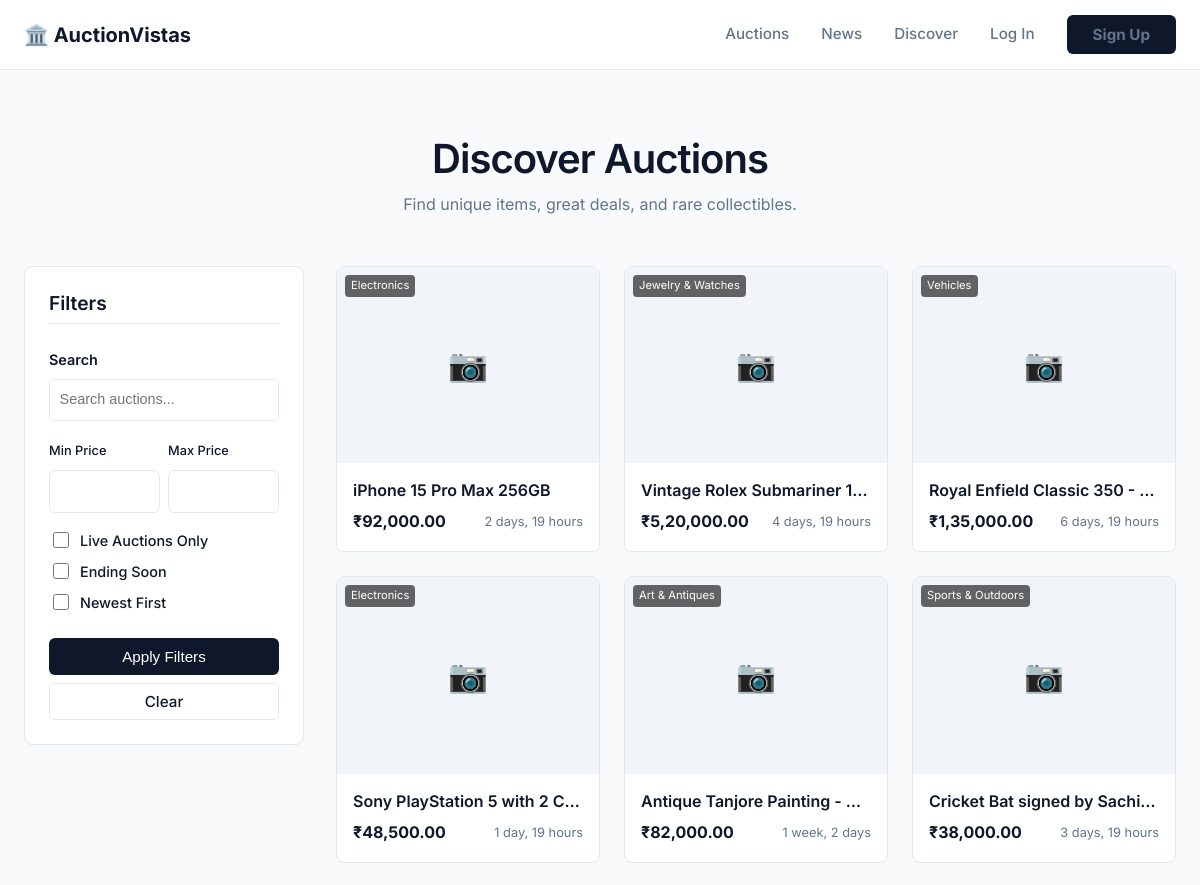
Page /discover/ (upper part) on the earlier database version.
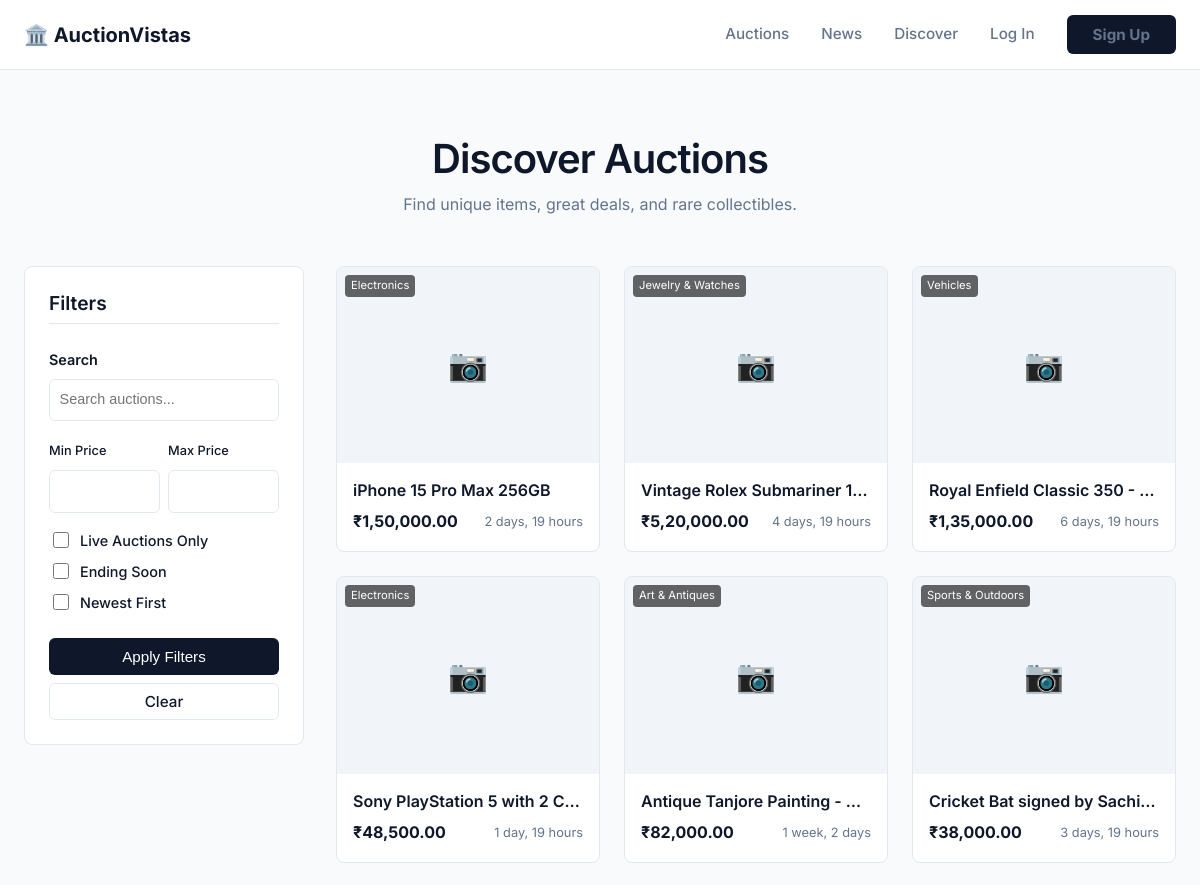
Same page on the later database version.
### auctions/models.py (models this page shows, shortened)
class Auction(models.Model):
    title = models.CharField(max_length=255)
    description = models.TextField()
    starting_price = models.DecimalField(max_digits=20, decimal_places=2)
    current_price = models.DecimalField(max_digits=20, decimal_places=2, default=0)
    end_time = models.DateTimeField()
    owner = models.ForeignKey(User, on_delete=models.CASCADE, related_name='auctions')
    is_active = models.BooleanField(default=True)
    created_at = models.DateTimeField(auto_now_add=True)
    image = models.ImageField(upload_to='auction_images/', null=True, blank=True)
    category = models.ForeignKey(
        Category,
        on_delete=models.SET_NULL,
        null=True,
        blank=True,
        related_name='auctions'
    )
    is_featured = models.BooleanField(default=False)
    featured_order = models.IntegerField(default=0)
    banner_image = models.ImageField(upload_to='auction_banners/', null=True, blank=True)
    view_count = models.PositiveIntegerField(default=0)

class Category(models.Model):
    name = models.CharField(max_length=100, unique=True)
    slug = models.SlugField(max_length=100, unique=True)
    description = models.TextField(blank=True)
    is_active = models.BooleanField(default=True)
    order = models.IntegerField(default=0)
    created_at = models.DateTimeField(auto_now_add=True)
    class Meta:
        verbose_name_plural = "Categories"
        ordering = ['order', 'name']

### auction_discovery/views.py (the view, shortened to what this page needs)
# urls.py: path("", discover_auctions, name="discover_auctions"),
def discover_auctions(request):
    form = AuctionSearchForm(request.GET or None)
    auctions = Auction.objects.all()
    categories = Category.objects.filter(is_active=True)
    return render(
        request,
        "auction_discovery/discover.html",
        {
            "form": form,
            "auctions": auctions,
            "categories": categories
        }
    )

### auction_discovery/forms.py
class AuctionSearchForm(forms.Form):
    q = forms.CharField(
        required=False,
        label="Search",
        widget=forms.TextInput(attrs={"placeholder": "Search auctions..."})
    )
    category = forms.ModelChoiceField(
        queryset=Category.objects.filter(is_active=True),
        required=False,
        empty_label="All Categories"
    )
    min_price = forms.DecimalField(required=False, min_value=0)
    max_price = forms.DecimalField(required=False, min_value=0)
    live_only = forms.BooleanField(required=False)
    ending_soon = forms.BooleanField(required=False)
    newest = forms.BooleanField(required=False)

### auctions/templatetags/indian_format.py (called while the page is built)
def indian_currency(value):
    try:
        value = float(value)
    except (ValueError, TypeError):
        return value
    s = str(int(value))
    if len(s) > 3:
        last3 = s[-3:]
        rest = s[:-3]
        rest = ','.join([rest[max(i-2,0):i] for i in range(len(rest), 0, -2)][::-1]).lstrip(',')
        formatted = rest + ',' + last3
    else:
        formatted = s
    decimals = f"{value:.2f}".split('.')[-1]
    return f"{formatted}.{decimals}"

### auction_discovery/templates/auction_discovery/discover.html (shortened to what the changed rows need)
{% extends "base.html" %}
{% load indian_format %}
{% load static %}
{% block content %}
<div class="container" style="padding: 2rem 0;">
  <div style="text-align: center; margin-bottom: 3rem;">
    <h1 style="font-size: 2.5rem; color: var(--text-main); margin-bottom: 0.5rem;">Discover Auctions</h1>
  </div>
  <div style="display: grid; grid-template-columns: 280px 1fr; gap: 2rem; align-items: start;">
    <div>
      {% if auctions %}
      <div style="display: grid; grid-template-columns: repeat(auto-fill, minmax(260px, 1fr)); gap: 1.5rem;">
        {% for auction in auctions %}
        <div class="card">
          <a href="{% url 'auction_detail' auction.id %}"
            style="text-decoration: none; color: inherit; display: block;">
            <div style="aspect-ratio: 4/3; overflow: hidden; background-color: #f1f5f9; position: relative;">
              {% if auction.image %}
              <img src="{{ auction.image.url }}" alt="{{ auction.title }}"
                style="width: 100%; height: 100%; object-fit: cover; transition: transform 0.3s ease;">
              {% else %}
              <div
                style="display: flex; align-items: center; justify-content: center; height: 100%; color: var(--text-muted); font-size: 2rem;">
                📷
              </div>
              {% endif %}
              {% if auction.category %}
              <div
                style="position: absolute; top: 8px; left: 8px; background: rgba(0,0,0,0.6); color: white; padding: 2px 6px; font-size: 0.7rem; border-radius: 4px;">
                {{ auction.category.name }}
              </div>
              {% endif %}
            </div>
            <div class="card-body" style="padding: 1rem;">
              <h3
                style="font-size: 1rem; margin-bottom: 0.5rem; line-height: 1.4; white-space: nowrap; overflow: hidden; text-overflow: ellipsis;"
                title="{{ auction.title }}">
                {{ auction.title }}
              </h3>
              <div style="display: flex; justify-content: space-between; align-items: center; margin-top: 0.5rem;">
                <span style="font-weight: 700; color: var(--text-main);">₹{{ auction.current_price|indian_format }}</span>
                <span style="font-size: 0.8rem; color: var(--text-secondary);">
                  {% if auction.end_time|date:'U' < now|date:'U' %} <span style="color: var(--danger-color);">
                    Ended</span>
                {% else %}
                {{ auction.end_time|timeuntil }}
                {% endif %}
                </span>
              </div>
            </div>
          </a>
        </div>
        {% endfor %}
      </div>
      {% endif %}
    </div>
  </div>
</div>
{% endblock %}

Differences in the rows shown:
changed Auction "iPhone 15 Pro Max 256GB": current_price|indian_format "92,000.00" → "1,50,000.00"
